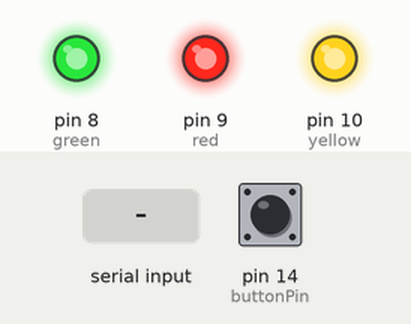
Bench run of a sketch on a simulated Arduino Uno, built with avr-gcc and run on an emulated ATmega328P. Shown: output pins drawn as LEDs (lit = HIGH). The test bench sets the inputs (shaded band); at power-on: pin 14 (buttonPin) LOW.

Above: at 0.1 s.
At 3.2 s:
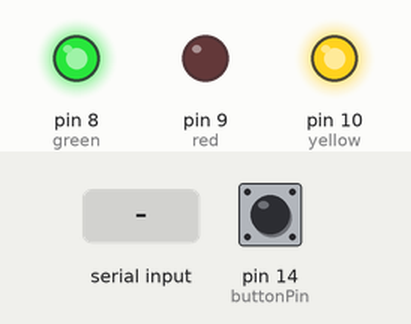
3.3 s: "1" received over the second serial link
At 4.1 s:
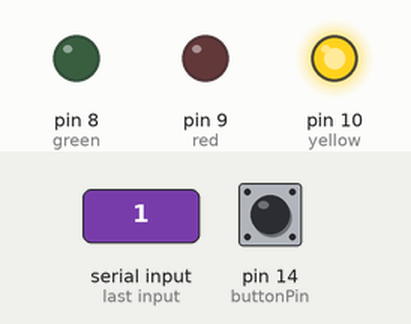
Timing chart, 0 to 6.3 s (numbered marks = the images above; inputs shaded):
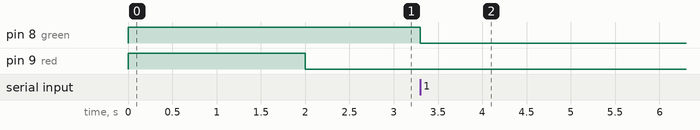

The sketch:

WirelessEStopButton.pde
```cpp
// Wireless E-Stop Button

#include <NewSoftSerial.h>

// Use pin #2 as the RX and pin #3 as the TX
NewSoftSerial xb =  NewSoftSerial(2, 3);

/* Define states *** do not modify *******/
const char ESTOP = 'e';// activates Emergency Stop
const char EGO = 'g'; // deactivates Emergency Stop
const char MESSAGE_RECEIVED = 'm';//send to xbee E-Stop Button
//****************************************/

char inMsg = 'g';

// Indicator LEDs
#define red 9
#define green 8
#define yellow 10
#define buttonPin 14

void setup(){
  xb.begin(9600);

  // Initialize LEDs
  pinMode(red,OUTPUT);
  pinMode(green,OUTPUT);
  pinMode(yellow,OUTPUT);

  digitalWrite(red,HIGH);
  digitalWrite(green,HIGH);
  digitalWrite(yellow,HIGH);
  delay(2000);
  digitalWrite(red,LOW);
  digitalWrite(green,LOW);
//  digitalWrite(yellow,LOW);

  //Button
  pinMode(buttonPin,INPUT);
}

void checkMsg(){
  // Check Messages from XBee
  if(xb.available() > 0){
    inMsg = xb.read();
  }
  if(inMsg == ESTOP){
    digitalWrite(red,HIGH);
    digitalWrite(green,LOW);
  }
  else if(inMsg == EGO){
    digitalWrite(green,HIGH);
    digitalWrite(red,LOW);
  }
  else{
    digitalWrite(green,LOW);
    digitalWrite(red,LOW);
    digitalWrite(yellow,HIGH);
    delay(1000);
    digitalWrite(yellow,LOW);
  }
}

void loop(){
  checkMsg();

  //Check Button State
  if (digitalRead(buttonPin) == HIGH){
    // Send STOP message
    for(int i = 0; i<3;i++){
      xb.print(ESTOP);
      delay(100);
    }

    // Wait for button to be OFF
    while(digitalRead(buttonPin) == HIGH){
      checkMsg();
      delay(100);
    }
    // Send GO message
    for(int i = 0; i<3;i++){
      xb.print(EGO);
      delay(100);
    }
  }
}
```

Measured:
- after the input at 3.3 s, pin 8 (green): HIGH → LOW at once
